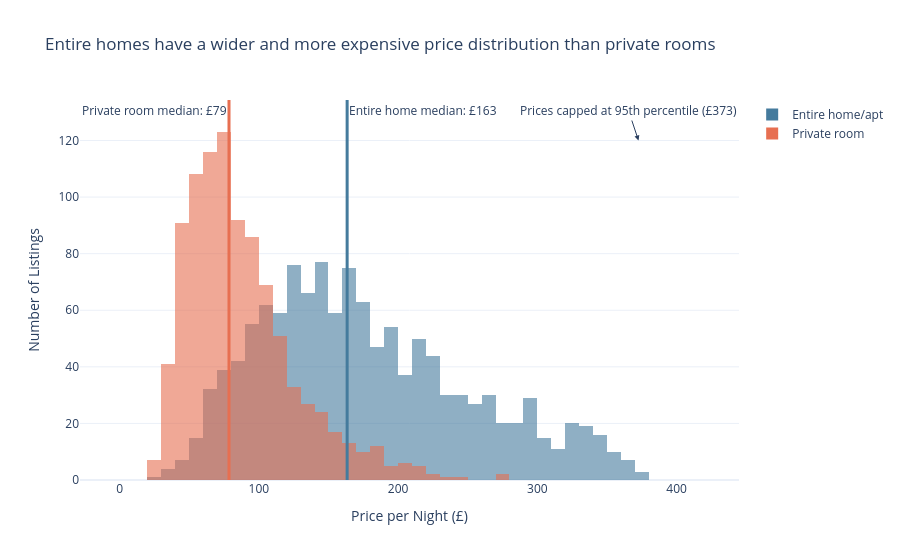

Notebook source saved alongside this figure:
### Code cell
task1_df = df_cap[
    df_cap['room_type'].isin(['Entire home/apt', 'Private room'])
]


median_entire = task1_df.loc[
    task1_df['room_type'] == 'Entire home/apt',
    'price'
].median()

median_private = task1_df.loc[
    task1_df['room_type'] == 'Private room',
    'price'
].median()


fig1 = px.histogram(
    task1_df,
    x='price',
    color='room_type',
    barmode='overlay',
    opacity=0.6,
    nbins=40,
    title='Entire homes have a wider and more expensive price distribution than private rooms',
    color_discrete_map={
        'Entire home/apt': '#457B9D',
        'Private room': '#E76F51'
    }
)


fig1.add_vline(
    x=median_entire,
    line_color='#457B9D',
    line_width=3,
    annotation_text=f'Entire home median: £{median_entire:.0f}',
    annotation_position='top right'
)

fig1.add_vline(
    x=median_private,
    line_color='#E76F51',
    line_width=3,
    annotation_text=f'Private room median: £{median_private:.0f}',
    annotation_position='top left'
)


fig1.add_annotation(
    x=p95,
    y=120,
    text=f'Prices capped at 95th percentile (£{p95:.0f})',
    showarrow=True,
    arrowhead=2,
    bgcolor='white'
)


fig1.update_layout(
    template='plotly_white',
    xaxis_title='Price per Night (£)',
    yaxis_title='Number of Listings',
    legend_title=''
)

fig1.show()

p95 = df['price'].quantile(0.95)


df_cap = df[df['price'] <= p95]

### Figure 1 — Plotly figure (JSON) as saved in the notebook; plotly's stock layout.template omitted (floating-point values rounded to 4 significant figures; data arrays with more than 128 entries replaced by an {"elided": "..."} marker saying what was removed)
{"data": [{"bingroup": "x", "hovertemplate": "room_type=Entire home/apt<br>price=%{x}<br>count=%{y}<extra></extra>", "legendgroup": "Entire home/apt", "marker": {"color": "#457B9D", "opacity": 0.6, "pattern": {"shape": ""}}, "name": "Entire home/apt", "nbinsx": 40, "orientation": "v", "showlegend": true, "type": "histogram", "x": {"elided": "1251 float values"}, "xaxis": "x", "yaxis": "y"}, {"bingroup": "x", "hovertemplate": "room_type=Private room<br>price=%{x}<br>count=%{y}<extra></extra>", "legendgroup": "Private room", "marker": {"color": "#E76F51", "opacity": 0.6, "pattern": {"shape": ""}}, "name": "Private room", "nbinsx": 40, "orientation": "v", "showlegend": true, "type": "histogram", "x": {"elided": "942 float values"}, "xaxis": "x", "yaxis": "y"}], "layout": {"annotations": [{"showarrow": false, "text": "Entire home median: £163", "x": 163.4, "xanchor": "left", "xref": "x", "y": 1, "yanchor": "top", "yref": "y domain"}, {"showarrow": false, "text": "Private room median: £79", "x": 78.57, "xanchor": "right", "xref": "x", "y": 1, "yanchor": "top", "yref": "y domain"}, {"arrowhead": 2, "bgcolor": "white", "showarrow": true, "text": "Prices capped at 95th percentile (£373)", "x": 372.7, "y": 120}], "barmode": "overlay", "legend": {"title": {"text": ""}, "tracegroupgap": 0}, "shapes": [{"line": {"color": "#457B9D", "width": 3}, "type": "line", "x0": 163.4, "x1": 163.4, "xref": "x", "y0": 0, "y1": 1, "yref": "y domain"}, {"line": {"color": "#E76F51", "width": 3}, "type": "line", "x0": 78.57, "x1": 78.57, "xref": "x", "y0": 0, "y1": 1, "yref": "y domain"}], "title": {"text": "Entire homes have a wider and more expensive price distribution than private rooms"}, "xaxis": {"anchor": "y", "domain": [0, 1], "title": {"text": "Price per Night (£)"}}, "yaxis": {"anchor": "x", "domain": [0, 1], "title": {"text": "Number of Listings"}}}}
